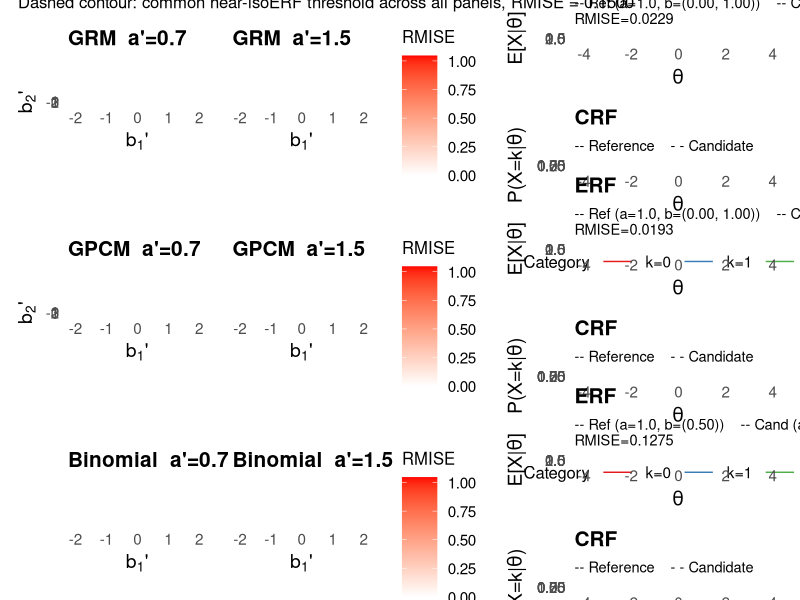

R code for this plot:
library(ggplot2)
library(patchwork)

logis <- function(x) 1 / (1 + exp(-x))

# ---- ERF and CRF for each model (K=3) ----

erf_grm <- function(theta, a, b) {
  rowSums(outer(theta, b, function(t, bk) logis(a * (t - bk))))
}
crf_grm <- function(theta, a, b) {
  p0 <- logis(a * (theta - b[1]))
  p1 <- logis(a * (theta - b[2]))
  data.frame(theta = theta, k0 = 1 - p0, k1 = p0 - p1, k2 = p1)
}

erf_gpcm <- function(theta, a, b) {
  sapply(theta, function(t) {
    u1 <- exp(a * (t - b[1]))
    u2 <- exp(a * (t - b[1]) + a * (t - b[2]))
    (u1 + 2 * u2) / (1 + u1 + u2)
  })
}
crf_gpcm <- function(theta, a, b) {
  m <- t(sapply(theta, function(t) {
    u1 <- exp(a * (t - b[1]))
    u2 <- exp(a * (t - b[1]) + a * (t - b[2]))
    d  <- 1 + u1 + u2
    c(k0 = 1/d, k1 = u1/d, k2 = u2/d)
  }))
  as.data.frame(cbind(theta = theta, m))
}

erf_binom <- function(theta, a, b) {
  2 * logis(a * (theta - b[1]))   # b[2] not used
}
crf_binom <- function(theta, a, b) {
  p <- logis(a * (theta - b[1]))
  data.frame(theta = theta, k0 = (1-p)^2, k1 = 2*p*(1-p), k2 = p^2)
}

# ---- Per-model references ----
refs <- list(
  GRM      = list(a = 1, b = c(0, 1),  erf_fn = erf_grm,  crf_fn = crf_grm),
  GPCM     = list(a = 1, b = c(0, 1),  erf_fn = erf_gpcm, crf_fn = crf_gpcm),
  Binomial = list(a = 1, b = c(0.5, NA), erf_fn = erf_binom, crf_fn = crf_binom)
)

erf_dist <- function(erf_ref_fn, erf_fn, a_prime, b_prime) {
  integrate(function(theta) {
    (erf_ref_fn(theta) - erf_fn(theta, a_prime, b_prime))^2 * dnorm(theta)
  }, lower = -5, upper = 5, subdivisions = 200)$value
}

# ---- Grids ----
b1_vals <- seq(-2, 2, length.out = 60)
b2_vals <- seq(-1, 3, length.out = 60)

grids <- list(
  GRM     = subset(expand.grid(b1 = b1_vals, b2 = b2_vals), b1 < b2),
  GPCM    = expand.grid(b1 = b1_vals, b2 = b2_vals),
  Binomial = expand.grid(b1 = b1_vals, b2 = b2_vals)
)

erfs <- list(GRM = erf_grm, GPCM = erf_gpcm, Binomial = erf_binom)
crfs <- list(GRM = crf_grm, GPCM = crf_gpcm, Binomial = crf_binom)

# ---- Shared theme: larger text throughout ----
theme_iso <- function() {
  theme_minimal(base_size = 15) +
    theme(
      plot.title      = element_text(size = 15, face = "bold"),
      plot.subtitle   = element_text(size = 10.5),
      axis.title      = element_text(size = 14),
      axis.text       = element_text(size = 11),
      legend.title    = element_text(size = 12),
      legend.text     = element_text(size = 11),
      legend.key.width = unit(0.9, "cm")
    )
}

# ---- Plot helpers ----
make_dist_plot <- function(g, erf_ref_fn, b_ref_row, erf_fn, ap,
                           model_name, show_legend = FALSE, highlight = NULL,
                           scale_max = NA, show_isoerf_contour = FALSE,
                           contour_level = NULL, show_yaxis = TRUE) {
  if (!"dist" %in% names(g)) {
    g$dist <- mapply(function(b1, b2) erf_dist(erf_ref_fn, erf_fn, ap, c(b1, b2)),
                     g$b1, g$b2)
    cat(sprintf("%-8s a'=%.1f  min=%.6f  at b1=%.3f b2=%.3f\n",
                model_name, ap, min(g$dist),
                g$b1[which.min(g$dist)], g$b2[which.min(g$dist)]))
  }
  p <- ggplot(g, aes(x = b1, y = b2, fill = sqrt(dist))) +
    geom_tile() +
    { if (!is.na(b_ref_row[2]))
        annotate("point", x = b_ref_row[1], y = b_ref_row[2],
                 shape = 4, size = 3.5, color = "black", stroke = 1.3)
      else list() } +
    scale_fill_gradient(low = "white", high = "red",
                        limits = c(0, scale_max),
                        name = "RMISE",
                        guide = if (show_legend) "colourbar" else "none") +
    labs(title = sprintf("%s  a'=%.1f", model_name, ap),
         x = expression(b[1]*"'"),
         y = if (show_yaxis) expression(b[2]*"'") else NULL) +
    theme_iso()
  if (!show_yaxis) {
    p <- p + theme(axis.text.y = element_blank(), axis.title.y = element_blank())
  }
  if (show_isoerf_contour && !is.null(contour_level)) {
    p <- p + geom_contour(data = g, aes(x = b1, y = b2, z = sqrt(dist)),
                          inherit.aes = FALSE, breaks = contour_level,
                          color = "steelblue", linewidth = 0.9, linetype = "dashed")
  }
  if (!is.null(highlight)) {
    p <- p +
      annotate("point", x = highlight[1], y = highlight[2],
               shape = 21, size = 4.5, color = "black", fill = "white", stroke = 1.3) +
      annotate("text", x = highlight[1] + 0.15, y = highlight[2] - 0.15,
               label = sprintf("(%.2f, %.2f)", highlight[1], highlight[2]),
               size = 3.4, hjust = 0)
  }
  list(plot = p, grid = g)
}

make_erf_crf <- function(ref, erf_fn, crf_fn, a_cand, b_cand) {
  theta_seq <- seq(-4, 4, length.out = 300)
  erf_ref_fn <- function(theta) ref$erf_fn(theta, ref$a, ref$b)
  rmise <- sqrt(integrate(function(theta)
    (erf_ref_fn(theta) - erf_fn(theta, a_cand, b_cand))^2 * dnorm(theta),
    lower = -5, upper = 5, subdivisions = 200)$value)

  erf_df <- data.frame(
    theta = rep(theta_seq, 2),
    erf   = c(erf_ref_fn(theta_seq), erf_fn(theta_seq, a_cand, b_cand)),
    model = rep(c("Reference", "Candidate"), each = length(theta_seq))
  )
  p_erf <- ggplot(erf_df, aes(x = theta, y = erf, color = model, linetype = model)) +
    geom_line(linewidth = 1.1) +
    scale_color_manual(values = c("black", "red"), guide = "none") +
    scale_linetype_manual(values = c("dashed", "solid"), guide = "none") +
    labs(x = expression(theta), y = expression(E*"["*X*"|"*theta*"]"),
         title = "ERF",
         subtitle = {
           fmt_b <- function(b) paste(sprintf("%.2f", b[!is.na(b)]), collapse = ", ")
           sprintf("-- Ref (a=%.1f, b=(%s))    -- Cand (a'=%.1f, b'=(%s))\nRMISE=%.4f",
                   ref$a, fmt_b(ref$b), a_cand, fmt_b(b_cand), rmise)
         }) +
    theme_iso() +
    theme(plot.subtitle = element_text(size = 10.5))

  r  <- ref$crf_fn(theta_seq, ref$a, ref$b)
  cc <- crf_fn(theta_seq, a_cand, b_cand)
  crf_df <- rbind(
    data.frame(theta = theta_seq, prob = r$k0,  k = "k=0", model = "Reference"),
    data.frame(theta = theta_seq, prob = r$k1,  k = "k=1", model = "Reference"),
    data.frame(theta = theta_seq, prob = r$k2,  k = "k=2", model = "Reference"),
    data.frame(theta = theta_seq, prob = cc$k0, k = "k=0", model = "Candidate"),
    data.frame(theta = theta_seq, prob = cc$k1, k = "k=1", model = "Candidate"),
    data.frame(theta = theta_seq, prob = cc$k2, k = "k=2", model = "Candidate")
  )
  p_crf <- ggplot(crf_df, aes(x = theta, y = prob, color = k,
                               linetype = model, linewidth = model)) +
    geom_line() +
    scale_linetype_manual(values = c("dashed", "solid"), guide = "none") +
    scale_linewidth_manual(values = c(0.7, 1.1), guide = "none") +
    scale_color_brewer(palette = "Set1", name = "Category") +
    labs(x = expression(theta), y = expression("P(X=k|"*theta*")"),
         title = "CRF", subtitle = "-- Reference    - - Candidate") +
    theme_iso() +
    theme(legend.position = "bottom", plot.subtitle = element_text(size = 10.5))

  list(erf = p_erf, crf = p_crf)
}

make_dist_plot_1d <- function(b1_vals, erf_ref_fn, b_ref, erf_fn, ap,
                              model_name, show_legend = FALSE, highlight = NULL,
                              scale_max = NA, precomputed_g = NULL,
                              show_isoerf_contour = FALSE, contour_level = NULL) {
  if (is.null(precomputed_g)) {
    g <- data.frame(b1 = b1_vals)
    g$dist <- sapply(b1_vals, function(b1) erf_dist(erf_ref_fn, erf_fn, ap, c(b1, NA)))
    cat(sprintf("%-8s a'=%.1f  min=%.6f  at b1=%.3f\n",
                model_name, ap, min(g$dist), g$b1[which.min(g$dist)]))
  } else {
    g <- precomputed_g
  }
  # reference a=1; candidate a = ap (0.7 or 1.5); only b1' varies on x-axis
  p <- ggplot(g, aes(x = b1, y = 0, fill = sqrt(dist))) +
    geom_tile(height = 1) +
    annotate("point", x = b_ref, y = 0, shape = 4, size = 4.5, color = "black", stroke = 1.6) +
    scale_fill_gradient(low = "white", high = "red", limits = c(0, scale_max),
                        name = "RMISE",
                        guide = if (show_legend) "colourbar" else "none") +
    scale_y_continuous(limits = c(-0.5, 0.5), expand = c(0, 0)) +
    labs(title = sprintf("%s  a'=%.1f", model_name, ap),
         x = expression(b[1]*"'"), y = NULL) +
    theme_iso() +
    theme(axis.text.y = element_blank(), axis.ticks.y = element_blank(),
          panel.grid = element_blank())
  if (show_isoerf_contour && !is.null(contour_level)) {
    in_band <- g$b1[sqrt(g$dist) <= contour_level]
    if (length(in_band) > 0) {
      band_range <- range(in_band)
      p <- p +
        annotate("segment", x = band_range[1], xend = band_range[1],
                 y = -0.5, yend = 0.5, color = "steelblue",
                 linewidth = 0.9, linetype = "dashed") +
        annotate("segment", x = band_range[2], xend = band_range[2],
                 y = -0.5, yend = 0.5, color = "steelblue",
                 linewidth = 0.9, linetype = "dashed")
    }
  }
  if (!is.null(highlight)) {
    p <- p +
      annotate("point", x = highlight, y = 0,
               shape = 21, size = 5, color = "black", fill = "white", stroke = 1.3) +
      annotate("text", x = highlight + 0.1, y = 0.3,
               label = sprintf("(%.2f)", highlight), size = 3.4, hjust = 0)
  }
  list(plot = p, grid = g)
}

# ---- Pass 1: compute all distances, cache grids ----
a_prime <- 1.5
cached <- list()

for (model in c("GRM", "GPCM", "Binomial")) {
  ref <- refs[[model]]
  efn <- erfs[[model]]
  erf_ref_fn <- local({ r <- ref; function(theta) r$erf_fn(theta, r$a, r$b) })

  if (model == "Binomial") {
    g07 <- data.frame(b1 = b1_vals)
    g07$dist <- sapply(b1_vals, function(b1) erf_dist(erf_ref_fn, efn, 0.7, c(b1, NA)))
    g15 <- data.frame(b1 = b1_vals)
    g15$dist <- sapply(b1_vals, function(b1) erf_dist(erf_ref_fn, efn, 1.5, c(b1, NA)))
  } else {
    g <- grids[[model]]
    g07 <- g
    g07$dist <- mapply(function(b1, b2) erf_dist(erf_ref_fn, efn, 0.7, c(b1, b2)), g$b1, g$b2)
    g15 <- g
    g15$dist <- mapply(function(b1, b2) erf_dist(erf_ref_fn, efn, 1.5, c(b1, b2)), g$b1, g$b2)
  }
  cached[[model]] <- list(g07 = g07, g15 = g15, erf_ref_fn = erf_ref_fn)
  cat(sprintf("Computed %s\n", model))
}

scale_max <- max(sqrt(unlist(lapply(cached, function(x) c(x$g07$dist, x$g15$dist)))))
cat(sprintf("Global scale max (sqrt dist): %.4f\n", scale_max))

# ---- Common near-isoERF threshold ----
# A single absolute ERF-distance threshold, shared across every panel (all
# three models, both a' values), rather than a per-panel percentile. Since
# the ERF has a common range across models (K-1 = 2 here), a single absolute
# distance is directly comparable across panels. Fixed at 0.15: chosen (by
# checking each panel's minimum achievable distance) to be the smallest round
# value that still yields a visible near-isoERF boundary in all six panels;
# the 3rd-percentile-of-GRM anchor used previously (~0.07) was too tight and
# left three panels (GRM/Binomial at a'=0.7, Binomial at a'=1.5) with no
# candidate below threshold at all.
contour_level_common <- 0.15
cat(sprintf("Common near-isoERF contour threshold (sqrt dist, fixed): %.4f\n",
            contour_level_common))

# ---- Pass 2: build plots with shared color scale ----
rows <- list()

for (model in c("GRM", "GPCM", "Binomial")) {
  ref <- refs[[model]]
  efn <- erfs[[model]]
  cfn <- crfs[[model]]
  cc  <- cached[[model]]

  if (model == "Binomial") {
    r07_plot <- make_dist_plot_1d(b1_vals, cc$erf_ref_fn, ref$b[1], efn, 0.7, model,
                                  show_legend = FALSE, scale_max = scale_max,
                                  precomputed_g = cc$g07, show_isoerf_contour = TRUE,
                                  contour_level = contour_level_common)$plot
    cand_b1  <- cc$g15$b1[which.min(cc$g15$dist)]
    r15_plot <- make_dist_plot_1d(b1_vals, cc$erf_ref_fn, ref$b[1], efn, 1.5, model,
                                  show_legend = TRUE, scale_max = scale_max,
                                  precomputed_g = cc$g15, highlight = cand_b1,
                                  show_isoerf_contour = TRUE,
                                  contour_level = contour_level_common)$plot
    cand <- c(cand_b1, NA)
  } else {
    iso_contour <- TRUE
    r07_plot <- make_dist_plot(cc$g07, cc$erf_ref_fn, ref$b, efn, 0.7, model,
                               show_legend = FALSE, scale_max = scale_max,
                               show_isoerf_contour = iso_contour,
                               contour_level = contour_level_common)$plot
    cand     <- with(cc$g15, c(b1[which.min(dist)], b2[which.min(dist)]))
    r15_plot <- make_dist_plot(cc$g15, cc$erf_ref_fn, ref$b, efn, 1.5, model,
                               show_legend = TRUE, scale_max = scale_max,
                               highlight = cand, show_isoerf_contour = iso_contour,
                               contour_level = contour_level_common,
                               show_yaxis = FALSE)$plot
  }

  panels <- make_erf_crf(ref, efn, cfn, a_prime, cand)
  rows[[model]] <- (r07_plot | r15_plot | (panels$erf / panels$crf)) +
    plot_layout(widths = c(1, 1, 1.5))
}

p_final <- (rows$GRM / rows$GPCM / rows$Binomial) +
  plot_annotation(
    title    = "Within-model isoERF distance  (GRM / GPCM / Binomial,  K=3,  reference a=1)",
    subtitle = sprintf(paste(
      "Left column: candidate a'=0.7    Right column: candidate a'=1.5    x = reference    o = minimum-distance candidate (defines right-panel ERF/CRF)",
      "Dashed contour: common near-isoERF threshold across all panels, RMISE = %.4f",
      sep = "\n"),
      contour_level_common),
    theme = theme(plot.title = element_text(size = 17, face = "bold"),
                  plot.subtitle = element_text(size = 12))
  )

ggsave("/home/ben/Dropbox/Apps/Overleaf/binomial_model/figs/fig_isoerf_distance2.pdf",
       p_final, width = 15, height = 16)
cat("saved\n")
